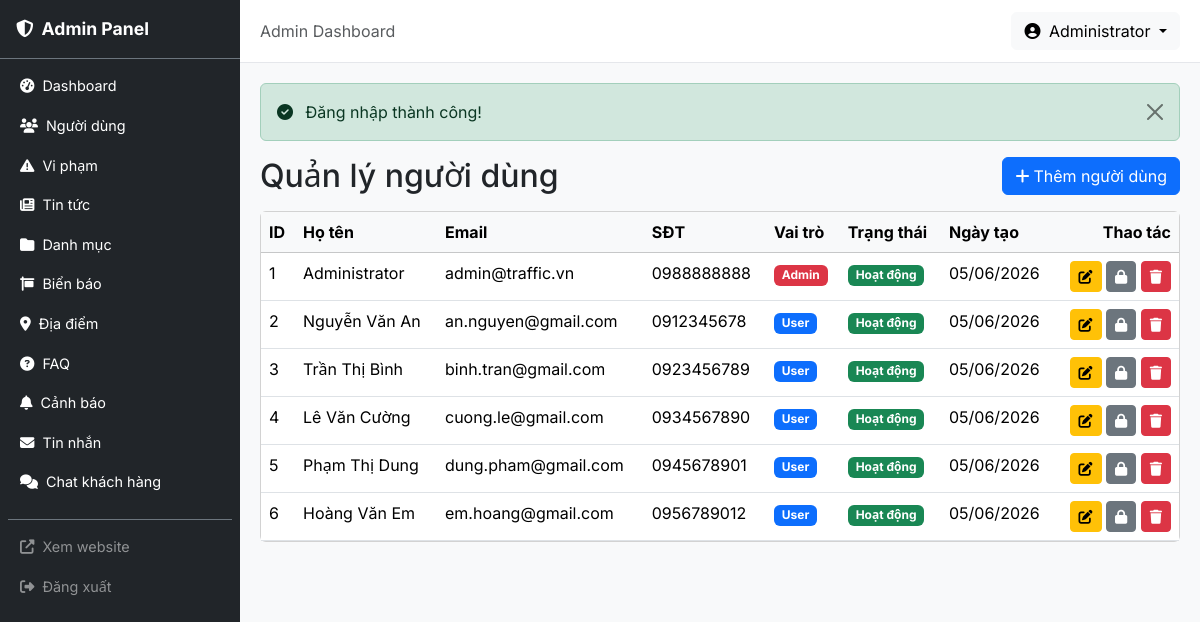
Page /admin/users (signed in) on the committed database.
### tables this page shows
CREATE TABLE users (
    id INT AUTO_INCREMENT PRIMARY KEY,
    fullname VARCHAR(100) NOT NULL,
    email VARCHAR(100) NOT NULL UNIQUE,
    phone VARCHAR(15) NULL UNIQUE,
    password VARCHAR(255) NOT NULL COMMENT 'bcrypt hash',
    role ENUM('user','admin') NOT NULL DEFAULT 'user',
    avatar VARCHAR(255) NULL,
    status TINYINT NOT NULL DEFAULT 1 COMMENT '1=active, 0=banned',
    reset_token VARCHAR(100) NULL,
    reset_expires DATETIME NULL,
    created_at DATETIME NOT NULL DEFAULT CURRENT_TIMESTAMP,
    updated_at DATETIME NULL ON UPDATE CURRENT_TIMESTAMP,
    INDEX idx_role (role),
    INDEX idx_status (status)
);

### app/core/Controller.php (called while the page is built, shortened)
<?php
class Controller
{
    protected function view(string $view, array $data = [], string $layout = 'client'): void
    {
        extract($data);
        $viewPath = __DIR__ . '/../views/' . $view . '.php';
        require $viewPath;
    }
}

### app/controllers/admin/UserController.php (called while the page is built, shortened)
<?php
class UserController extends Controller
{
    public function index(): void
    {
        $model = new User();
        $page = (int)($this->input('page', 1));
        $data = $model->paginate($page, 10, [], 'created_at DESC');
        $data['title'] = 'Quản lý người dùng';
        $data['baseUrl'] = '/admin/users';
        $this->view('admin/users/index', $data, 'admin');
    }
}

### public/index.php (called while the page is built, shortened)
<?php
spl_autoload_register(function (string $class): void {
    $prefix = 'App\\';
    $baseDir = __DIR__ . '/../app/';
    $relativeClass = substr($class, strlen($prefix));
    $parts = explode('\\', $relativeClass);
    $parts[0] = strtolower($parts[0]);
    if (count($parts) > 1 && $parts[0] === 'controllers') {
        $parts[1] = strtolower($parts[1]);
    }
    $file = $baseDir . implode('/', $parts) . '.php';
});
$router = new App\Core\Router();
$uri = $_SERVER['REQUEST_URI'] ?? '/';
$method = $_SERVER['REQUEST_METHOD'] ?? 'GET';
$router->dispatch($uri, $method);

### app/core/Model.php (called while the page is built, shortened)
<?php
class Model
{
    protected PDO $db;
    protected string $table = '';
    public function __construct()
    {
        $this->db = Database::getInstance()->getConnection();
    }
    public function all(array $conditions = [], string $orderBy = '', int $limit = 0, int $offset = 0): array
    {
        $sql = "SELECT * FROM {$this->table}";
        $params = [];
        if (!empty($orderBy)) {
            $sql .= " ORDER BY {$orderBy}";
        }
        if ($limit > 0) {
            $sql .= " LIMIT {$limit}";
        }
        $stmt = $this->db->prepare($sql);
        $stmt->execute($params);
        return $stmt->fetchAll();
    }
    public function count(array $conditions = []): int
    {
        $sql = "SELECT COUNT(*) FROM {$this->table}";
        $params = [];
        $stmt = $this->db->prepare($sql);
        $stmt->execute($params);
        return (int) $stmt->fetchColumn();
    }
    public function paginate(int $page = 1, int $perPage = 10, array $conditions = [], string $orderBy = ''): array
    {
        $total = $this->count($conditions);
        $totalPages = max(1, (int) ceil($total / $perPage));
        $page = max(1, min($page, $totalPages));
        $offset = ($page - 1) * $perPage;
        $items = $this->all($conditions, $orderBy, $perPage, $offset);
        return [
            'items'      => $items,
            'total'      => $total,
            'page'       => $page,
            'per_page'   => $perPage,
            'total_pages'=> $totalPages,
            'has_next'   => $page < $totalPages,
            'has_prev'   => $page > 1,
        ];
    }
}

### app/core/Database.php (called while the page is built, shortened)
<?php
class Database
{
    private static ?Database $instance = null;
    private \PDO $pdo;
    private function __construct()
    {
        $config = require __DIR__ . '/../../config/config.php';
        $dsn = sprintf(
            'mysql:host=%s;dbname=%s;charset=%s',
            $config['db_host'],
            $config['db_name'],
            $config['db_charset']
        );
        $this->pdo = new \PDO($dsn, $config['db_user'], $config['db_pass'], [
            \PDO::ATTR_ERRMODE            => \PDO::ERRMODE_EXCEPTION,
            \PDO::ATTR_DEFAULT_FETCH_MODE => \PDO::FETCH_ASSOC,
            \PDO::ATTR_EMULATE_PREPARES   => false,
        ]);
    }
    public static function getInstance(): self
    {
        if (self::$instance === null) {
            self::$instance = new self();
        }
        return self::$instance;
    }
    public function getConnection(): \PDO
    {
        return $this->pdo;
    }
}

### app/core/Helper.php (called while the page is built, shortened)
<?php
class Helper
{
    public static function formatDate(string $datetime, string $format = 'd/m/Y'): string
    {
        $date = new \DateTime($datetime);
        return $date->format($format);
    }
}

### app/views/admin/users/index.php (the view, shortened to what this page needs)
<?php
require __DIR__ . '/../../partials/alerts.php';
?>
<div class="d-flex justify-content-between align-items-center mb-3">
    <h2 class="mb-0">Quản lý người dùng</h2>
    <a href="/admin/users/create" class="btn btn-primary"><i class="fas fa-plus me-1"></i>Thêm người dùng</a>
</div>
<div class="card">
    <div class="card-body p-0">
        <table class="table table-hover mb-0">
            <thead class="table-light">
                <tr>
                    <th>ID</th>
                    <th>Họ tên</th>
                    <th>Email</th>
                    <th>SĐT</th>
                    <th>Vai trò</th>
                    <th>Trạng thái</th>
                    <th>Ngày tạo</th>
                    <th class="text-end">Thao tác</th>
                </tr>
            </thead>
            <tbody>
                <?php if (empty($items)): ?>
                    <tr><td colspan="8" class="text-center text-muted py-3">Chưa có người dùng nào.</td></tr>
                <?php else:
                    foreach ($items as $user): ?>
                <tr>
                    <td><?= $user['id'] ?></td>
                    <td><?= htmlspecialchars($user['fullname'], ENT_QUOTES, 'UTF-8') ?></td>
                    <td><?= htmlspecialchars($user['email'], ENT_QUOTES, 'UTF-8') ?></td>
                    <td><?= htmlspecialchars($user['phone'] ?? '—', ENT_QUOTES, 'UTF-8') ?></td>
                    <td>
                        <span class="badge <?= $user['role'] === 'admin' ? 'bg-danger' : 'bg-primary' ?>">
                            <?= $user['role'] === 'admin' ? 'Admin' : 'User' ?>
                        </span>
                    </td>
                    <td>
                        <span class="badge <?= $user['status'] ? 'bg-success' : 'bg-danger' ?>">
                            <?= $user['status'] ? 'Hoạt động' : 'Bị khóa' ?>
                        </span>
                    </td>
                    <td><?= htmlspecialchars(\App\Core\Helper::formatDate($user['created_at']), ENT_QUOTES, 'UTF-8') ?></td>
                    <td class="text-end">
                        <a href="/admin/users/<?= $user['id'] ?>/edit" class="btn btn-sm btn-warning" title="Sửa"><i class="fas fa-edit"></i></a>
                        <button type="button" class="btn btn-sm <?= $user['status'] ? 'btn-secondary' : 'btn-success' ?> toggle-status-btn"
                                data-id="<?= $user['id'] ?>"
                                data-type="user"
                                data-current-status="<?= $user['status'] ?>"
                                title="<?= $user['status'] ? 'Khóa' : 'Mở khóa' ?>">
                            <i class="fas <?= $user['status'] ? 'fa-lock' : 'fa-unlock' ?>"></i>
                        </button>
                        <form method="POST" action="/admin/users/<?= $user['id'] ?>/delete" class="delete-form d-inline">
                            <button type="submit" class="btn btn-sm btn-danger" title="Xóa"><i class="fas fa-trash"></i></button>
                        </form>
                    </td>
                </tr>
                <?php endforeach; endif; ?>
            </tbody>
        </table>
    </div>
</div>

### app/core/Router.php (shortened to what this page needs)
<?php
class Router
{
    private array $routes = [];
    private function addRoute(string $method, string $uri, string $handler): void
    {
        $pattern = preg_replace('/\{([a-zA-Z_]+)\}/', '(?P<$1>[^/]+)', $uri);
        $pattern = '#^' . $pattern . '$#';
        $this->routes[] = [
            'method'  => $method,
            'pattern' => $pattern,
            'handler' => $handler,
        ];
    }
    public function dispatch(string $uri, string $method): void
    {
        $uri = parse_url($uri, PHP_URL_PATH);
        $uri = rtrim($uri, '/') ?: '/';
        foreach ($this->routes as $route) {
            if ($route['method'] !== strtoupper($method)) {
                continue;
            }
            if (preg_match($route['pattern'], $uri, $matches)) {
                $this->params = array_filter($matches, fn($key) => is_string($key), ARRAY_FILTER_USE_KEY);
                [$controllerPath, $action] = explode('@', $route['handler']);
                $controller = new $controllerClass();
                call_user_func_array([$controller, $action], array_values($this->params));
                return;
            }
        }
    }
}

### public/assets/css/admin.css (style rules this page uses)
:root { --sidebar-width: 240px; --primary: #1a56db; --primary-dark: #1e40af; }
body { font-family: 'Inter', 'Segoe UI', Tahoma, Geneva, Verdana, sans-serif; }

### rows in the picture
users: id "1", fullname "Administrator", email "admin@traffic.vn", phone "0988888888", role "Admin", status "Hoạt động", created_at "05/06/2026"
users: id "2", fullname "Nguyễn Văn An", email "an.nguyen@gmail.com", phone "0912345678", role "User", status "Hoạt động", created_at "05/06/2026"
users: id "3", fullname "Trần Thị Bình", email "binh.tran@gmail.com", phone "0923456789", role "User", status "Hoạt động", created_at "05/06/2026"
users: id "4", fullname "Lê Văn Cường", email "cuong.le@gmail.com", phone "0934567890", role "User", status "Hoạt động", created_at "05/06/2026"
users: id "5", fullname "Phạm Thị Dung", email "dung.pham@gmail.com", phone "0945678901", role "User", status "Hoạt động", created_at "05/06/2026"
users: id "6", fullname "Hoàng Văn Em", email "em.hoang@gmail.com", phone "0956789012", role "User", status "Hoạt động", created_at "05/06/2026"
